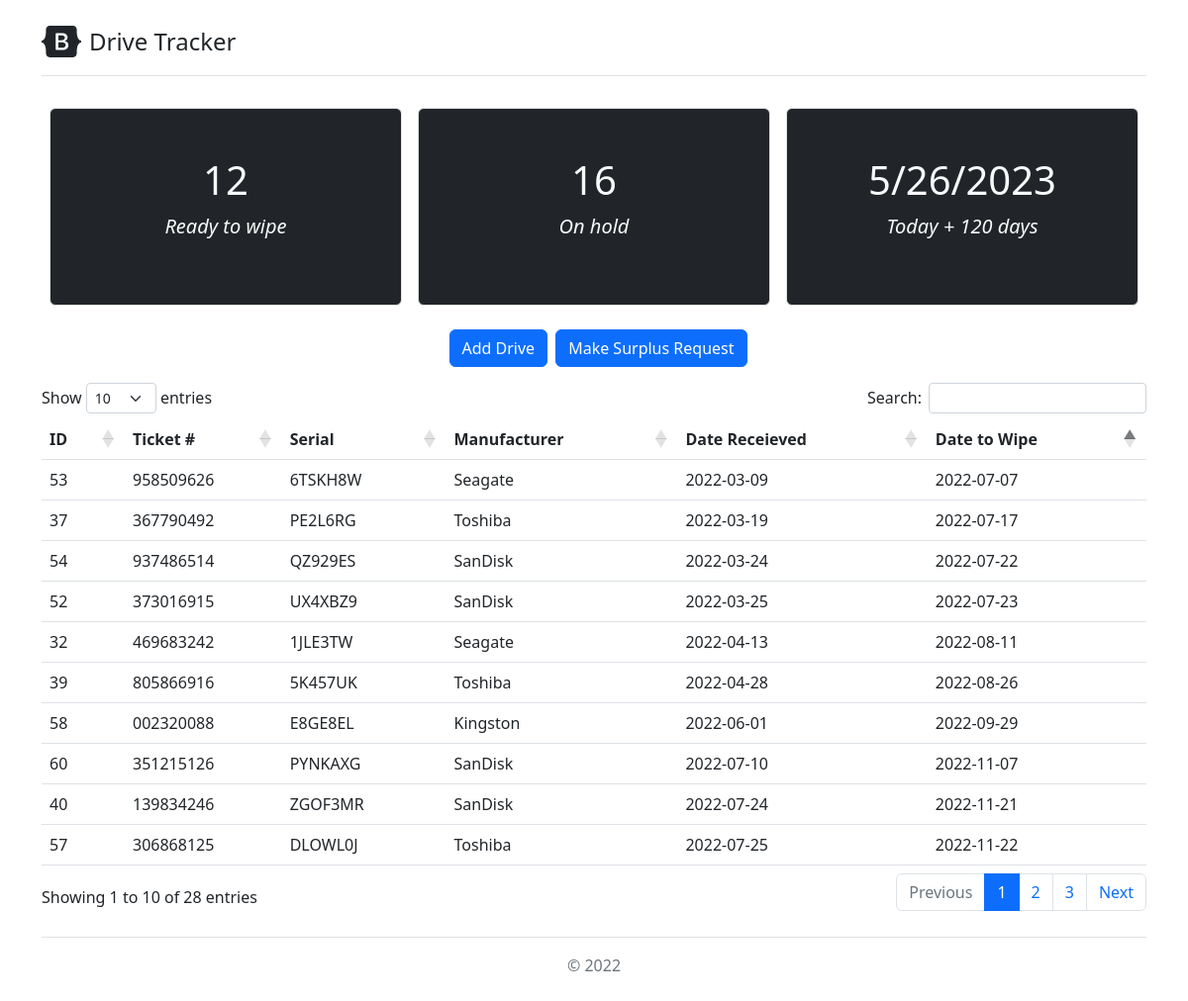
Page /home on the earlier database version.
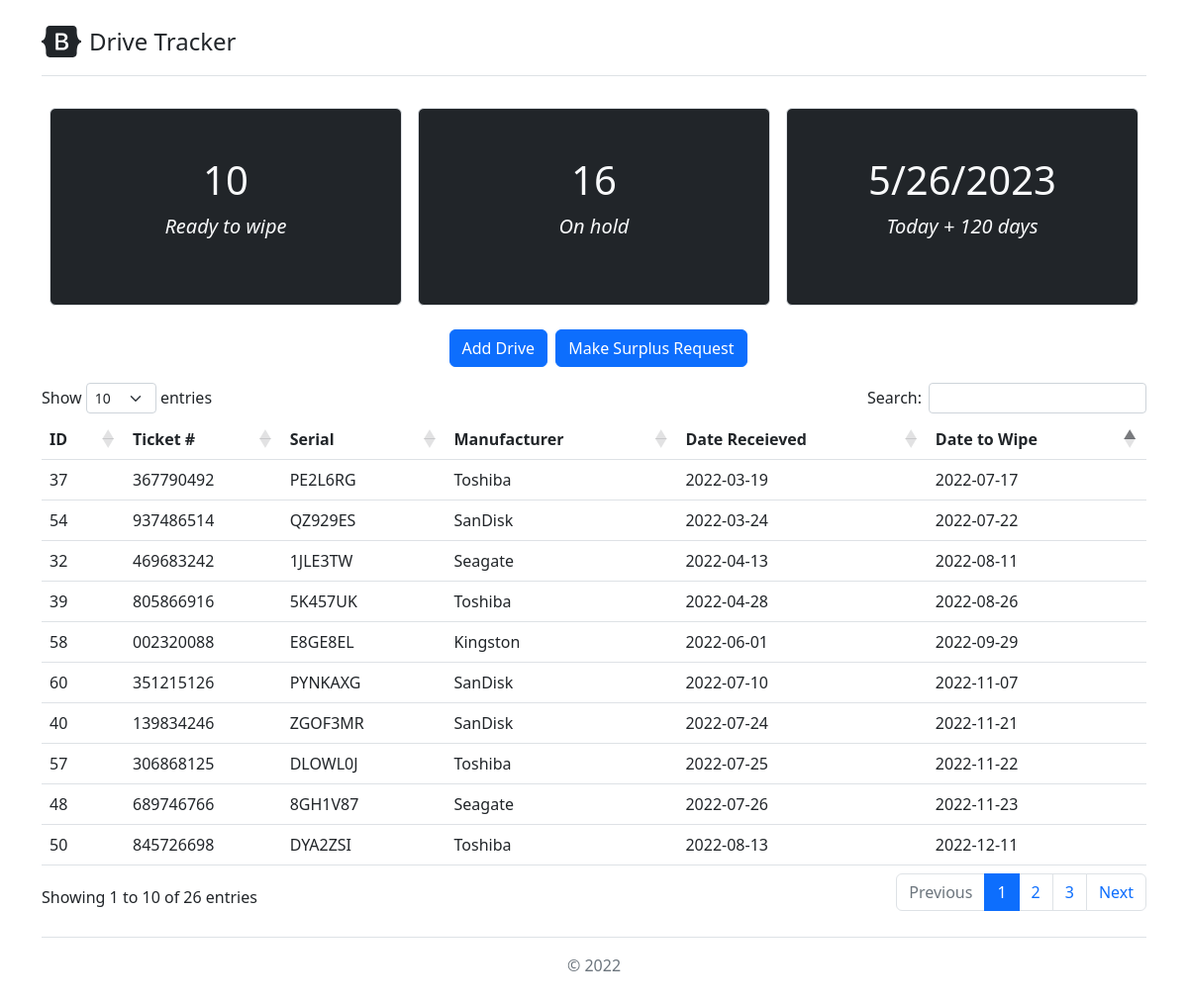
Same page on the later database version.
### tables this page shows
CREATE TABLE drive_details 
(
    id INTEGER PRIMARY KEY AUTOINCREMENT,
    ticket_number TEXT,
    serial TEXT,
    manufacturer TEXT,
    date_received TEXT,
    date_to_wipe TEXT,
    date_received_unix TEXT,
    date_to_wipe_unix TEXT
);

### app.py (the view)
@app.route('/')
@app.route('/home')
def home_page():
    data = {}
    db = Database()
    data['drive_data'] = db.get_all()
    dates = [d[7] for d in data['drive_data']]
    data['ready_stats'] = enum_dates(dates)
    data['new_date'] = datetime.now() + timedelta(days=120)
    data['new_wipe_date'] = f'{data["new_date"].month}/{data["new_date"].day}/{data["new_date"].year}'
    data['current_date'] = datetime.now()
    add_drive_wipe_date = datetime.strftime(data['new_date'], '%Y-%m-%d')
    return render_template('home.html', data=data, add_drive_wipe_date=data['new_date'].strftime('%Y-%m-%d'), add_drive_current_date=data['current_date'])

### Database.py (called while the page is built)
    def get_all(self):
        try:
            query = 'SELECT * FROM drive_details'
            self.cursor.execute(query)
            drive_data = self.cursor.fetchall()
            self.connection.commit()
            self.connection.close()
            print("[+] Retrieved all records from `drive_details`")
            return drive_data
        except sqlite3.Error as err:
            exc_type, exc_value, exc_tb = sys.exc_info()
            print('[-] SQLite Error: %s' % (' '.join(err.args)))
            print('[-] SQLite Traceback: ' +
                  str(traceback.format_exception(exc_type, exc_value, exc_tb)))
            self.connection.close()

### app.py (called while the page is built)
def enum_dates(dates):
    result = {
        'ready_count': 0,
        'hold_count': 0,
    }
    todays_date = time.time()
    print("todays date:", float(todays_date))
    for date in dates:
        print("date:", float(date))
        if float(date) <= float(todays_date):
            result['ready_count'] += 1
        else:
            result['hold_count'] += 1
    return result

### templates/home.html (shortened to what this page needs)
<!doctype html>
<html lang="en">
  <head>
    <link href="https://cdn.jsdelivr.net/npm/bootstrap@5.2.3/dist/css/bootstrap.min.css" rel="stylesheet">
    <link rel="stylesheet" href="https://cdn.jsdelivr.net/npm/bootstrap-icons@1.10.2/font/bootstrap-icons.css">
    <link rel='stylesheet'href="https://cdn.datatables.net/1.13.1/css/dataTables.bootstrap5.min.css"></link>
</head>
  <body>
    <main>
        <div class="container py-4">
            <header class="pb-3 mb-4 border-bottom d-flex justify-content-between">
                <a href="/" class="d-flex align-items-center text-dark text-decoration-none">
                    <span class="fs-4">Drive Tracker</span>
                </a>
            </header>
        <div class="container-fluid">
            <div class="row text-center">
                <div class="col border p-5 m-2 rounded bg-dark text-light fs-5">
                    <h1>{{ data['ready_stats']['ready_count'] }}</h1>
                    <p><em>Ready to wipe</em></p>
                </div>
                <div class="col border p-5 m-2 rounded bg-dark text-light fs-5">
                    <h1>{{ data['ready_stats']['hold_count'] }}</h1>
                    <p><em>On hold</em></p>
                </div>
                <div class="col border p-5 m-2 rounded bg-dark text-light fs-5">
                    <h1>{{ data['new_wipe_date'] }}</h1>
                    <p><em>Today + 120 days</em></p>
                </div>
            </div>
        </div>
        <div class=" d-flex justify-content-center pt-3">
            <button
                class="btn btn-primary btn-md mx-2"
                type="button"
                role="button"
                data-bs-toggle="modal"
                data-bs-target="#addDrive"
                >Add Drive
            </button>
            <a
                class="btn btn-primary btn-md "
                href="https://my.surplus.oregonstate.edu/"
                target="_blank"
                rel="noopener noreferrer"
                role="button"
                >Make Surplus Request
            </a>
          </div>
          <div class="pt-3 mb-4">
            <table id="driveTable" class="table table-hover">
                <thead>
                    <tr>
                        <th scope="col">ID</th>
                        <th scope="col">Ticket #</th>
                        <th scope="col">Serial</th>
                        <th scope="col">Manufacturer</th>
                        <th scope="col">Date Receieved</th>
                        <th scope="col">Date to Wipe</th>
                    </tr>
                </thead>
                <tbody>
                    {% for drive in data['drive_data'] %}
                    <tr class='drive-row' role="button" data-bs-toggle="modal" data-bs-target="#modifyDrive{{drive[0]}}">
                        <td id='id' scope="row">{{ drive[0] }}</td>
                        <td id='ticketNumber'>{{ drive[1] }}</td>
                        <td id='serialNumber'>{{ drive[2] }}</td>
                        <td id='manufacturer'>{{ drive[3] }}</td>
                        <td data-order={{drive[6]}} id='dateReceieved'>{{ drive[4] }}</td>
                        <td data-order={{drive[7]}} id='dateToWipe'>{{ drive[5] }}</td>
                    </tr>
                    {% endfor %}
                </tbody>
            </table>
        </div>
            <footer class="pt-3 mt-4 text-muted text-center border-top">
                &copy; 2022
            </footer>
        </div>
     </main>
  </body>
</html>

Differences in the rows shown:
removed drive_details: id "52", ticket_number "373016915", serial "UX4XBZ9", manufacturer "SanDisk", date_received "2022-03-25", date_to_wipe "2022-07-23"
removed drive_details: id "53", ticket_number "958509626", serial "6TSKH8W", manufacturer "Seagate", date_received "2022-03-09", date_to_wipe "2022-07-07"
now on this page (row unchanged): drive_details: id "48", ticket_number "689746766", serial "8GH1V87", manufacturer "Seagate", date_received "2022-07-26", date_to_wipe "2022-11-23"
now on this page (row unchanged): drive_details: id "50", ticket_number "845726698", serial "DYA2ZSI", manufacturer "Toshiba", date_received "2022-08-13", date_to_wipe "2022-12-11"
Other differences:
{{ data['ready_stats']['ready_count'] }}: "12" → "10"
text written by a page script: "Show entries Search: Showing 1 to 10 of 28 entries Previous 1 2 3 Next" → "Show entries Search: Showing 1 to 10 of 26 entries Previous 1 2 3 Next"
